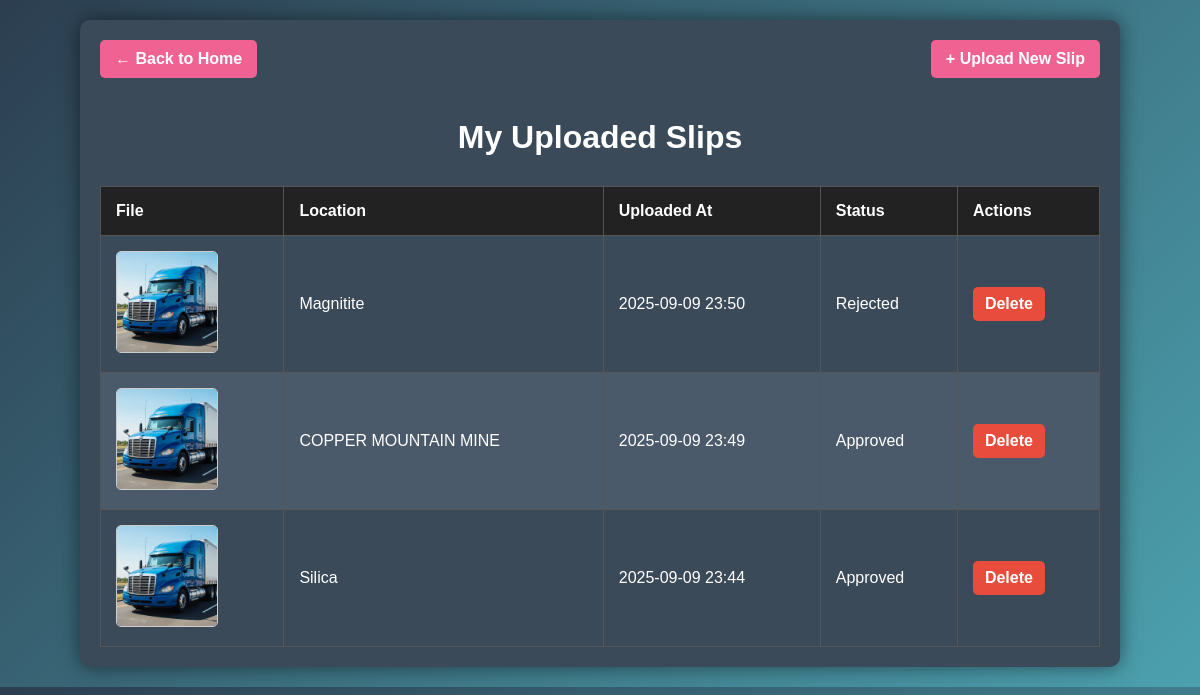
The page /my-slips/ (signed in) on the database its author committed.
### slips/models.py (models this page shows, shortened)
class Slips(models.Model):
    user = models.ForeignKey(
        settings.AUTH_USER_MODEL,   # links to your User model (drivers/admins)
        on_delete=models.CASCADE,
        related_name="slips"
    )
    file = models.FileField(upload_to="slips/")  # files will be saved in MEDIA_ROOT/slips/
    file_name = models.CharField(max_length=255, blank=True)
    uploaded_at = models.DateTimeField(auto_now_add=True)
    location = models.CharField(max_length=100,default="Unknown", blank=False)
    status = models.CharField(
        max_length=20,
        choices=[
            ("pending", "Pending"),
            ("approved", "Approved"),
            ("rejected", "Rejected"),
        ],
        default="pending"
    )
    @property
    def is_image(self):
        return self.file.name.lower().endswith(('.jpg', '.jpeg', '.png'))

### slips/views.py (the view)
# urls.py: path('my-slips/', views.user_slips, name='user_slips'),
@login_required
def user_slips(request):
    slips = Slips.objects.filter(user=request.user).order_by('-uploaded_at')
    return render(request, 'user_slips.html', {'slips': slips})

### slips/templates/user_slips.html (shortened to what this page needs)
{% load customfilters %}
<!DOCTYPE html>
<html lang="en">
<head>
</head>
<body>
    <div class="container">
        <a href="{% url 'index_view' %}" class="home-button">← Back to Home</a>
        <a href="{% url 'upload' %}" class="upload-button">+ Upload New Slip</a>
        <h1>My Uploaded Slips</h1>
        <table>
            <thead>
                <tr>
                    <th>File</th>
                    <th>Location</th>
                    <th>Uploaded At</th>
                    <th>Status</th>
                    <th>Actions</th>
                </tr>
            </thead>
            <tbody>
                {% for slip in slips %}
                <tr>
                    <td data-label="File">
                        {% if slip.is_image %}
                            <img src="{{ slip.file.url }}" alt="Slip">
                        {% else %}
                            <a href="{{ slip.file.url }}" target="_blank">{{ slip.file_name }}</a>
                        {% endif %}
                    </td>
                    <td data-label="Location">{{ slip.location }}</td>
                    <td data-label="Uploaded At">{{ slip.uploaded_at|date:"Y-m-d H:i" }}</td>
                    <td data-label="Status">{{ slip.status|capfirst }}</td>
                    <td data-label="Actions">
                        <a href="{% url 'delete_slip' slip.id %}" class="delete-button"
                           onclick="return confirm('Are you sure you want to delete this slip?');">
                           Delete
                        </a>
                    </td>
                </tr>
                {% empty %}
                <tr>
                    <td colspan="5" style="text-align: center;">No slips uploaded yet.</td>
                </tr>
                {% endfor %}
            </tbody>
        </table>
    </div>
</body>
</html>

### slips/templates/user_slips.html (style rules this page uses)
body { font-family: Arial, sans-serif; background: linear-gradient(135deg, #2c3e50, #4ca1af); color: white; margin: 0; padding: 20px; }
.container { max-width: 1000px; margin: auto; background-color: #3b4a59; padding: 20px; border-radius: 10px; box-shadow: 0 0 20px rgba(0,0,0,0.5); }
h1 { text-align: center; margin-bottom: 30px; font-size: 2rem; }
.home-button, .upload-button { display: inline-block; margin-bottom: 20px; padding: 10px 15px; background-color: #f06292; color: white; text-decoration: none; border-radius: 5px; font-weight: bold; }
.upload-button { float: right; }
table { width: 100%; border-collapse: collapse; }
th, td { padding: 15px; border: 1px solid #555; text-align: left; }
th { background-color: #222; font-weight: bold; }
tr:nth-child(even) { background-color: #4a5a6a; }
a { color: #f06292; text-decoration: none; font-weight: bold; }
img { max-height: 100px; max-width: 100px; border-radius: 5px; border: 1px solid #ccc; }
.delete-button { display: inline-block; padding: 8px 12px; background-color: #e74c3c; color: white; text-decoration: none; border-radius: 5px; font-weight: bold; }

### rows shown on the page
Slips: file (picture), location "Magnitite", uploaded_at "2025-09-09 23:50", status "Rejected"
Slips: file (picture), location "COPPER MOUNTAIN MINE", uploaded_at "2025-09-09 23:49", status "Approved"
Slips: file (picture), location "Silica", uploaded_at "2025-09-09 23:44", status "Approved"
